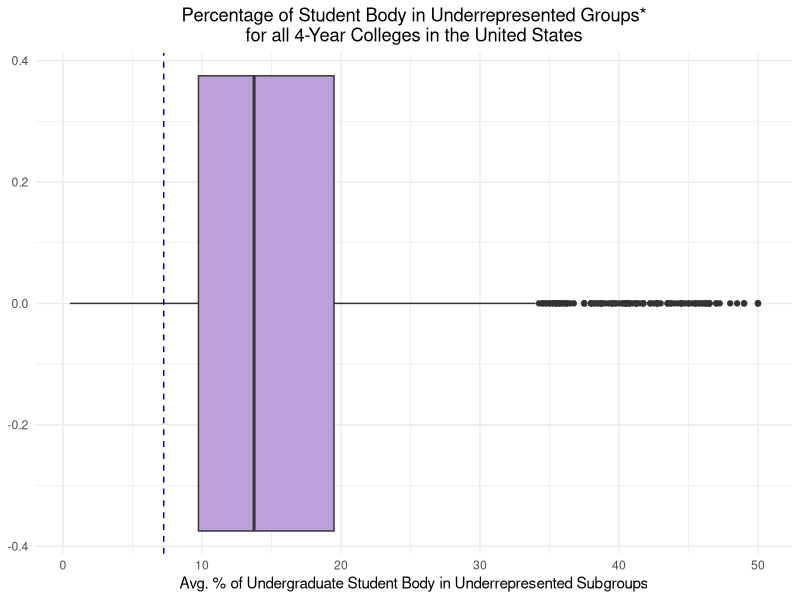
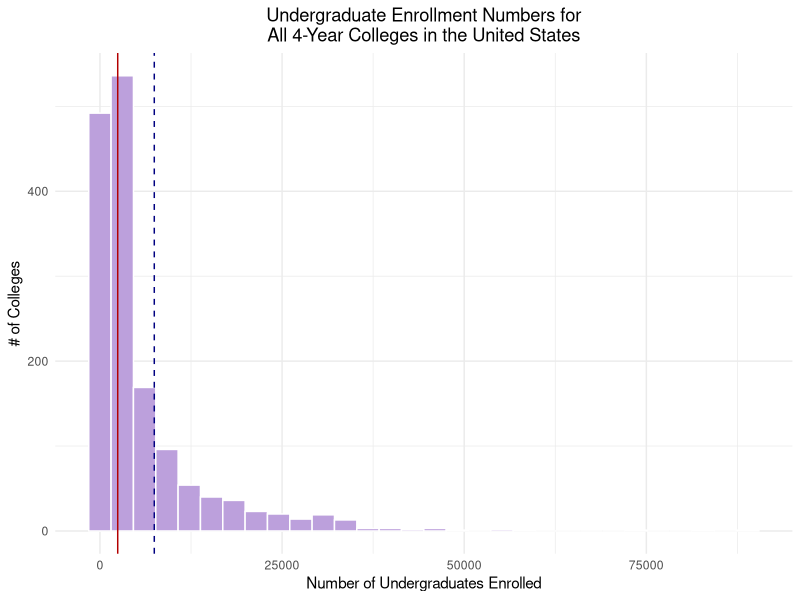
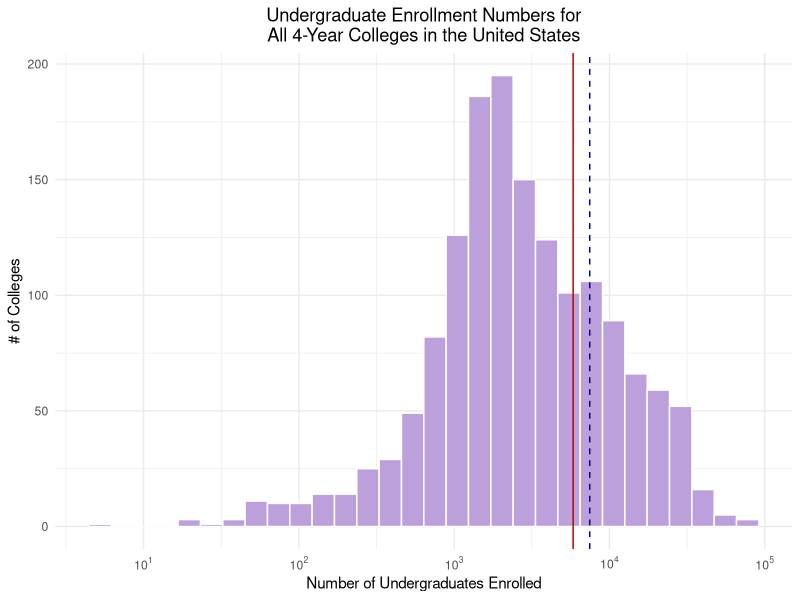
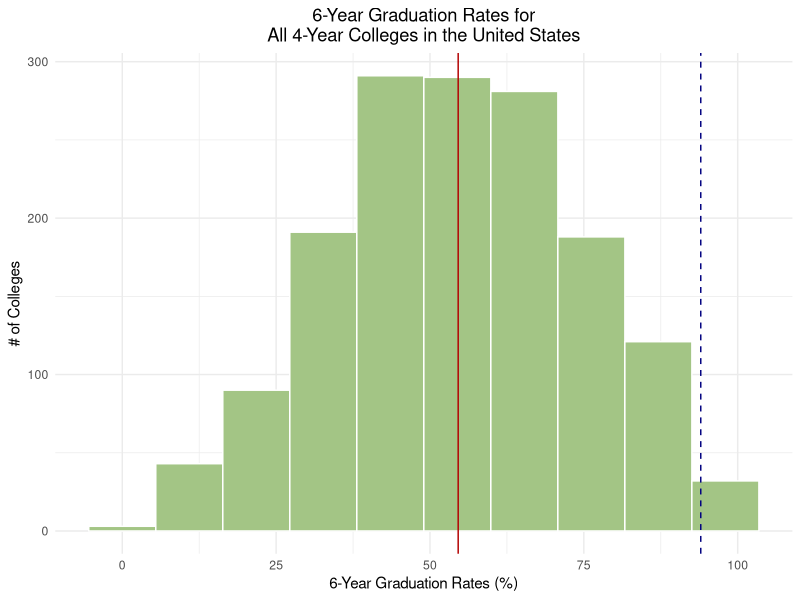
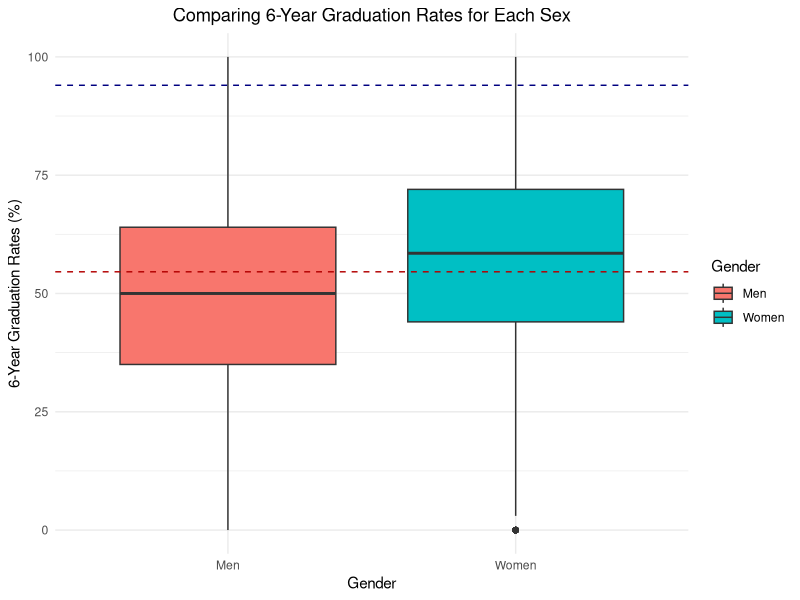
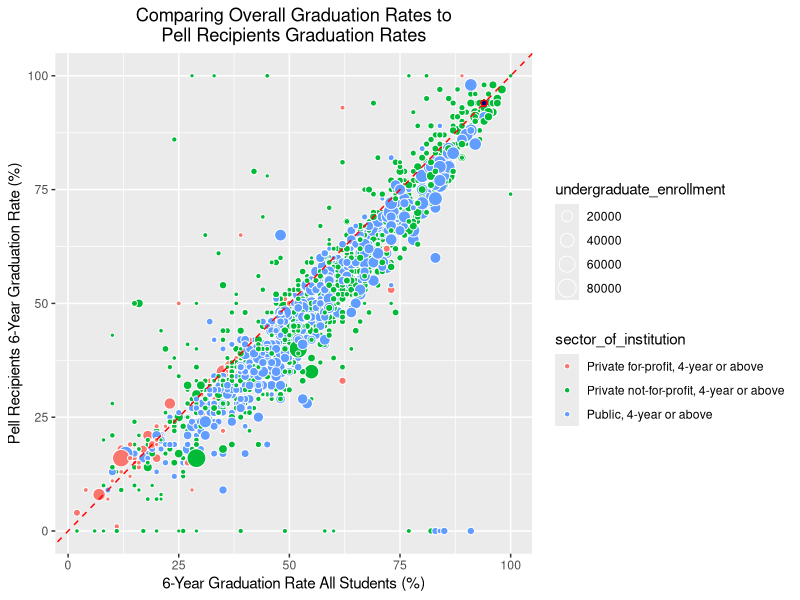
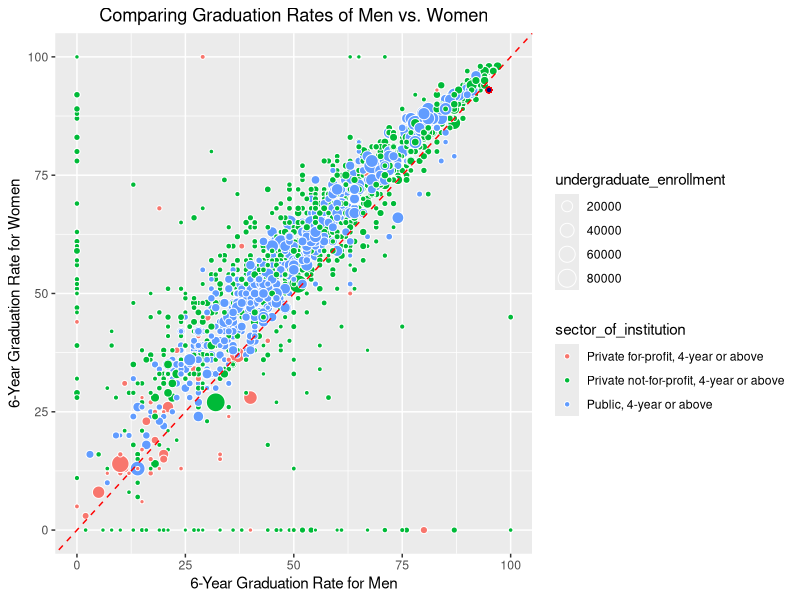
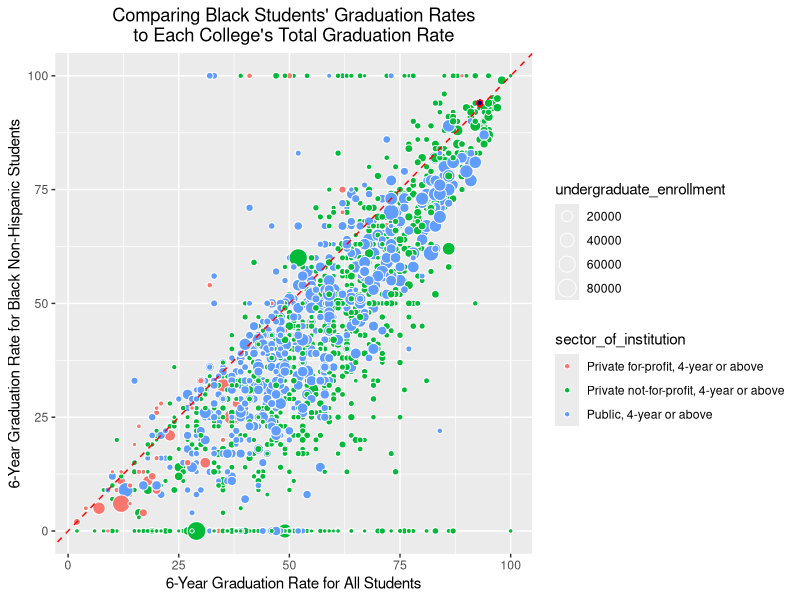

Write R code to recreate these figures, in order.
## ---- chunk 1
library(plyr)
library(tidyverse)
library(ggplot2)
library(gtools)

raw_df <- read.csv("../data/SY18-19_all_variables_Data.csv", check.names = FALSE)
df <- raw_df
value_mapping <- read.csv("../data/SY18-19_all_variables_ValueLabels.csv")

# convert the sector into the actual names
for (i in unique(value_mapping$VariableName)){
  temp_map_val <- value_mapping %>% subset(VariableName == i)
  df[[i]] <- mapvalues(df[[i]], from = temp_map_val$Value, to = temp_map_val$ValueLabel)
}

# clean up column names
colnames(df) <- gsub(" - ", "_", tolower(colnames(df)))
colnames(df) <- gsub("-|[[:space:]]+|/", "_", colnames(df))
colnames(df) <- gsub("\\(|\\)|\\:", "", colnames(df))
colnames(df) <- gsub("\\_(sfa1819|2018_19|drvgr2018|drvef2018|hd2018|2018_ef2018d|f1819|al2019|gasb_drvf2019|ic2018).*$", "", tolower(colnames(df)))
colnames(df) <- gsub("graduation_rate_bachelor_degree_within_6_years", "gradrate_ba_6yrs", colnames(df))

# combine the financial columns which were broken up for public and private schools into one
dupe_vals <- grep('value_of_endowment_assets_at_the_beginning_of_the_fiscal_year', colnames(df))
colnames(df)[dupe_vals[1]] <- 'value_of_endowment_assets_at_the_beginning_of_the_fiscal_year1'
colnames(df)[dupe_vals[2]] <- 'value_of_endowment_assets_at_the_beginning_of_the_fiscal_year2'

## ---- chunk 2
df$endowment_total <- ifelse(is.na(df$value_of_endowment_assets_at_the_beginning_of_the_fiscal_year1),
                             df$value_of_endowment_assets_at_the_beginning_of_the_fiscal_year2,
                             df$value_of_endowment_assets_at_the_beginning_of_the_fiscal_year1)
df$finances_spent_research <- ifelse(is.na(df$research_current_year_total),
                                     df$research_total_amount,
                                     df$research_current_year_total)
df$finances_spent_student_services <- ifelse(is.na(df$student_service_total_amount),
                                             df$student_services_current_year_total,
                                             df$student_service_total_amount)
df$finances_spent_public_service <- ifelse(is.na(df$public_service_current_year_total),
                                           df$public_service_total_amount,
                                           df$public_service_current_year_total)
df$finances_spent_academic_support <- ifelse(is.na(df$academic_support_current_year_total),
                                             df$academic_support_total_amount,
                                             df$academic_support_current_year_total)
df$finances_spent_instruction <- ifelse(is.na(df$instruction_current_year_total),
                                        df$instruction_total_amount,
                                        df$instruction_current_year_total)
df$revenue_total <- ifelse(is.na(df$total_revenues_and_investment_return_total),
                           df$total_all_revenues_and_other_additions,
                           df$total_revenues_and_investment_return_total)

drop_cols <- c('value_of_endowment_assets_at_the_beginning_of_the_fiscal_year1', 'value_of_endowment_assets_at_the_beginning_of_the_fiscal_year2', 'research_current_year_total', 'research_total_amount', 'student_service_total_amount', 'student_services_current_year_total', 'public_service_current_year_total', 'public_service_total_amount', 'academic_support_current_year_total', 'academic_support_total_amount', 'instruction_current_year_total', 'instruction_total_amount', 'total_revenues_and_investment_return_total', 'total_all_revenues_and_other_additions', '')

df <- df[, !(colnames(df) %in% drop_cols)]
## ---- chunk 3
# remove columns that have NA's
pre_df <- nrow(df)
print(paste("Total # of schools in dataset:", nrow(df)))

remove_any_nas <- c("undergraduate_enrollment",
                    "gradrate_ba_6yrs_total"
                    )

for (i in remove_any_nas){
  df <- df %>% subset(!(is.na(df[[i]]) | (df[[i]] == 0)))
}

# for each subgroup, if they have students from that group, they should also have a graduation rate
enroll_grad <- c("percent_of_undergraduate_enrollment_that_are_black_or_african_american" = "gradrate_ba_6yrs_black_non_hispanic",
                    "percent_of_undergraduate_enrollment_that_are_hispanic_latino" = "gradrate_ba_6yrs_hispanic",
                    "percent_of_undergraduate_enrollment_that_are_american_indian_or_alaska_native" = "gradrate_ba_6yrs_american_indian_or_alaska_native",
                    "percent_of_undergraduate_students_awarded_pell_grants" = "pell_grant_recipients_overall_graduation_rate_within_150_percent_of_normal_time"
                 )

for (i in names(enroll_grad)){
  df <- df %>% subset(ifelse(!is.na(df[[i]]) & (df[[i]] != 0),
                             !is.na(df[[enroll_grad[[i]]]]),
                             TRUE))
}


# remove any rows if they do not have *any* students from underrepresented groups
df <- df %>% mutate(across(where(is.numeric), ~replace_na(.x, 0))) %>% mutate(sum_subgroups = percent_of_undergraduate_enrollment_that_are_black_or_african_american + percent_of_undergraduate_enrollment_that_are_hispanic_latino + percent_of_undergraduate_students_awarded_pell_grants + percent_of_undergraduate_enrollment_that_are_american_indian_or_alaska_native)

# remove any schools where there are no underrepresented subgroups
df <- df %>% subset(sum_subgroups != 0)

# compute mean
df <- df %>% mutate(mean_subgroups = (percent_of_undergraduate_enrollment_that_are_black_or_african_american + percent_of_undergraduate_enrollment_that_are_hispanic_latino + percent_of_undergraduate_students_awarded_pell_grants + percent_of_undergraduate_enrollment_that_are_american_indian_or_alaska_native)/4)

# convert mean subgroups to quantiles
df <- df %>% mutate(diversity_quantiles = quantcut(df$mean_subgroups, q = 4, na.rm = TRUE))
df$diversity_quantiles <- mapvalues(df$diversity_quantiles,
                                    from = sort(unique(quantcut(df$mean_subgroups, q = 4, na.rm = TRUE))),
                                    to = paste("diversity quantile", 1:4))

# convert the sector into the actual names
for (i in unique(value_mapping$VariableName)){
  temp_map_val <- value_mapping %>% subset(VariableName == i)
  df[[i]] <- mapvalues(df[[i]], from = temp_map_val$Value, to = temp_map_val$ValueLabel)
}


paste("Removed", pre_df-nrow(df), "rows with missing undergraduate enrollment and graduation rates data.")
paste("Total # of schools for analysis:", nrow(df))

write.csv(df, "../data/all_data_merged_df(NEW).csv", row.names = FALSE)

## ---- chunk 4
gtown <- df %>% subset(institution_name == 'Georgetown University')
gtown
## ---- chunk 5
# mean of underrepresneted group makeup of the populations size histogram
df %>% ggplot(aes(x=mean_subgroups)) + geom_boxplot(fill = "#bca0dc") + ggtitle("Percentage of Student Body in Underrepresented Groups*\nfor all 4-Year Colleges in the United States") + xlab("Avg. % of Undergraduate Student Body in Underrepresented Subgroups") + theme_minimal() +  theme(plot.title = element_text(hjust = 0.5)) + geom_vline(xintercept=gtown$mean_subgroups, color='#000080', linetype = "dashed")

# geom_boxplot(aes(x=variable, y=value, fill=variable))

head(df %>% arrange(desc(sum_subgroups)) %>% select(institution_name, sum_subgroups))
## ---- chunk 6
# enrollemnt size histogram
df %>% ggplot(aes(x=undergraduate_enrollment)) + geom_histogram(position="stack", col = "white", fill = "#bca0dc") + ggtitle("Undergraduate Enrollment Numbers for\nAll 4-Year Colleges in the United States") + xlab("Number of Undergraduates Enrolled") + ylab("# of Colleges") + geom_vline(xintercept=median(df$undergraduate_enrollment), color='#b30000') + theme_minimal() +  theme(plot.title = element_text(hjust = 0.5)) + geom_vline(xintercept=gtown$undergraduate_enrollment, color='#000080', linetype = "dashed")
## ---- chunk 7
# look into outliers
df %>% subset(undergraduate_enrollment > 40000) %>% select(institution_name, undergraduate_enrollment, all_programs_offered_completely_via_distance_education, percent_of_undergraduate_students_enrolled_exclusively_in_distance_education_courses) %>% arrange(desc(undergraduate_enrollment))
# found out that these are all online colleges. question - would we want to include entirely online colleges? we should at least pull in that data point
## ---- chunk 8
library(scales)
# redo histogram by taking log enrollment
df %>% ggplot(aes(x=undergraduate_enrollment)) + scale_x_log10(breaks = trans_breaks("log10", function(x) 10^x), labels = trans_format("log10", math_format(10^.x))) + geom_histogram(position="stack", col = "white", fill = "#bca0dc") + ggtitle("Undergraduate Enrollment Numbers for\nAll 4-Year Colleges in the United States") + xlab("Number of Undergraduates Enrolled") + ylab("# of Colleges") + geom_vline(xintercept=mean(df$undergraduate_enrollment), color='#b30000') + theme_minimal() +  theme(plot.title = element_text(hjust = 0.5)) + geom_vline(xintercept=gtown$undergraduate_enrollment, color='#000080', linetype = "dashed")

## ---- chunk 9
# graduation rates histogram
df %>% ggplot(aes(x=gradrate_ba_6yrs_total)) + geom_histogram(position="stack", col = "white", fill = "#a3c585", bins = 10) + ggtitle("6-Year Graduation Rates for\nAll 4-Year Colleges in the United States") + xlab("6-Year Graduation Rates (%)") + ylab("# of Colleges") + geom_vline(xintercept=mean(df$gradrate_ba_6yrs_total), color='#b30000') + theme_minimal() +  theme(plot.title = element_text(hjust = 0.5)) + geom_vline(xintercept=gtown$gradrate_ba_6yrs_total, color='#000080', linetype = "dashed")

## ---- chunk 10
# look out graduate rate outliers

df %>% subset(gradrate_ba_6yrs_total < 10) %>% select(institution_name, undergraduate_enrollment, sector_of_institution, institutional_category, gradrate_ba_6yrs_total, gradrate_ba_6yrs_black_non_hispanic, gradrate_ba_6yrs_white_non_hispanic)
## ---- chunk 11
library(reshape2)
library(ggplot2)

ggplot(melt(rename(df, Men = gradrate_ba_6yrs_men, Women = gradrate_ba_6yrs_women), id.vars = 'unitid', measure.vars = c('Men', 'Women'))) + geom_boxplot(aes(x=variable, y=value, fill=variable)) + ggtitle("Comparing 6-Year Graduation Rates for Each Sex")  + xlab("Gender") + ylab("6-Year Graduation Rates (%)") +  geom_hline(yintercept=mean(df$gradrate_ba_6yrs_total), color='#b30000', linetype ='dashed') + theme_minimal() +  theme(plot.title = element_text(hjust = 0.5)) + scale_fill_discrete(name = 'Gender') + geom_hline(yintercept=gtown$gradrate_ba_6yrs_total, color='#000080', linetype = "dashed")

## ---- chunk 12
# any points above the red dotted lines are schools where Pell-Grant recipients are graduating at *higher* rates than the general student body
# we added the dimension of school size to the mix and as you can see, majority of the schools where Pell-Grant recipients are graduating at much higher rates than the general student body are smaller sized schools
ggplot(df, aes(x=gradrate_ba_6yrs_total, y=pell_grant_recipients_overall_graduation_rate_within_150_percent_of_normal_time, color = sector_of_institution)) + 
  geom_point(aes(size=undergraduate_enrollment, fill = sector_of_institution), colour="white",pch=21) + geom_abline(intercept=0, slope=1, linetype='dashed', color='red') + labs(y='Pell Recipients 6-Year Graduation Rate (%)', x='6-Year Graduation Rate All Students (%)') + ggtitle("Comparing Overall Graduation Rates to\nPell Recipients Graduation Rates") + theme_gray() +  theme(plot.title = element_text(hjust = 0.5)) + geom_point(aes(gtown$gradrate_ba_6yrs_total, gtown$pell_grant_recipients_overall_graduation_rate_within_150_percent_of_normal_time), fill='#000080', colour="red", pch=21)

paste("There are", sum(df$pell_grant_recipients_overall_graduation_rate_within_150_percent_of_normal_time > df$gradrate_ba_6yrs_total), "schools where Pell-Grant recipients graduate at higher rates than that school's overall population.")

# create a derived field that indicates whether pell students are doing about the same or better than overall student body
df <- df %>% mutate(pell_above_avg = pell_grant_recipients_overall_graduation_rate_within_150_percent_of_normal_time >= gradrate_ba_6yrs_total)
## ---- chunk 13
# any points above the red dotted lines are schools where women graduate at higher rates than men
ggplot(df, aes(y=gradrate_ba_6yrs_women, x=gradrate_ba_6yrs_men, color = sector_of_institution)) + 
  geom_point(aes(size=undergraduate_enrollment, fill = sector_of_institution), colour="white",pch=21) + geom_abline(intercept=0, slope=1, linetype='dashed', color='red') + labs(x='6-Year Graduation Rate for Men', y='6-Year Graduation Rate for Women') + ggtitle("Comparing Graduation Rates of Men vs. Women") + theme_gray() +  theme(plot.title = element_text(hjust = 0.5)) + geom_point(aes(gtown$gradrate_ba_6yrs_women, gtown$gradrate_ba_6yrs_men), fill='#000080', colour="red", pch=21)

# create a derived field that indicates whether women and men are graduating at the same rates
df <- df %>% mutate(women_above_avg = gradrate_ba_6yrs_women >= gradrate_ba_6yrs_men)
## ---- chunk 14
# any points above the red dotted lines are schools where black students graduate at higher rates than white students
ggplot(df, aes(y=gradrate_ba_6yrs_black_non_hispanic, x=gradrate_ba_6yrs_total)) + 
  geom_point(aes(size=undergraduate_enrollment, fill = sector_of_institution), colour="white", pch=21) + geom_abline(intercept=0, slope=1, linetype='dashed', color='red') + labs(x='6-Year Graduation Rate for All Students', y='6-Year Graduation Rate for Black Non-Hispanic Students') + ggtitle("Comparing Black Students' Graduation Rates\nto Each College's Total Graduation Rate") + theme_gray() +  theme(plot.title = element_text(hjust = 0.5)) + geom_point(aes(gtown$gradrate_ba_6yrs_black_non_hispanic, gtown$gradrate_ba_6yrs_total), fill='#000080', colour="red", pch=21)

paste("There are", sum(df$gradrate_ba_6yrs_black_non_hispanic > df$gradrate_ba_6yrs_total), "schools where Black students graduate at higher rates than White students.")

# create a derived field that indicates whether black students are graduating at the same rates at the school avg
df <- df %>% mutate(black_above_avg = gradrate_ba_6yrs_black_non_hispanic >= gradrate_ba_6yrs_total)
## ---- chunk 15
# any points above the red dotted lines are schools where hispanic students graduate at higher rates than white students
ggplot(df, aes(y=gradrate_ba_6yrs_hispanic, x=gradrate_ba_6yrs_total, color = sector_of_institution)) + 
  geom_point(aes(size=undergraduate_enrollment, fill = sector_of_institution), colour="white",pch=21) + geom_abline(intercept=0, slope=1, linetype='dashed', color='red') + labs(x='6-Year Graduation Rate for All Students', y='6-Year Graduation Rate for Hispanic Students') + ggtitle("Comparing Hispanic Students' Graduation Rates\nto Each College's Total Graduation Rate") + theme_gray() +  theme(plot.title = element_text(hjust = 0.5)) + geom_point(aes(gtown$gradrate_ba_6yrs_hispanic, gtown$gradrate_ba_6yrs_total), fill='#000080', colour="red", pch=21)

paste("There are", sum(df$gradrate_ba_6yrs_hispanic > df$gradrate_ba_6yrs_total), "schools where Hispanic/Latinx students graduate at higher rates than White students.")


# create a derived field that indicates whether hispanic students are graduating at the same rates at the school avg
df <- df %>% mutate(hispanic_above_avg = gradrate_ba_6yrs_hispanic >= gradrate_ba_6yrs_total)
## ---- chunk 16

hist(df$gradrate_ba_6yrs_american_indian_or_alaska_native)
print(sum(!is.na(df$gradrate_ba_6yrs_american_indian_or_alaska_native)))

# any points above the red dotted lines are schools where hispanic students graduate at higher rates than white students
ggplot(df, aes(y=gradrate_ba_6yrs_american_indian_or_alaska_native, x=gradrate_ba_6yrs_total, color = sector_of_institution)) + geom_point(aes(size=undergraduate_enrollment, fill = sector_of_institution), colour="white",pch=21) + geom_abline(intercept=0, slope=1, linetype='dashed', color='red') + labs(x='6-Year Graduation Rate for White Non-Hispanic Students', y='6-Year Graduation Rate for\nAmerican Indian or Alaska Native Students (%)') + ggtitle("Comparing Native American Students'\nGraduation Rates to Each College's\nTotal Graduation Rate (%)") + theme_gray() +  theme(plot.title = element_text(hjust = 0.5)) + geom_point(aes(gtown$gradrate_ba_6yrs_american_indian_or_alaska_native, gtown$gradrate_ba_6yrs_total), fill='#000080', colour="red", pch=21)


paste("There are", sum(df$gradrate_ba_6yrs_american_indian_or_alaska_native > df$gradrate_ba_6yrs_total), "schools where Native American students graduate at higher rates than White students.")


## ---- chunk 17
# see how many schools are ones in which underrepresented students are doing the same or better as the general student body
df <- df %>% mutate(underrepresented_above_avg = hispanic_above_avg & pell_above_avg & women_above_avg & black_above_avg)

print(table(df$underrepresented_above_avg))

subgroups_success_df <- df %>% subset(underrepresented_above_avg==TRUE)

# df %>% subset(underrepresented_above_avg == TRUE) %>% ggplot(aes(x=gradrate_ba_6yrs_total,fill = underrepresented_above_avg)) + geom_histogram(position="stack", col = "white") + ggtitle("Seeing Graduation Rates for Schools\nWhere Underrepresented Demographics Perform\nin par w/ Rest of Student Body") + xlab("Graduation Rate") + ylab("# of Colleges") + geom_vline(xintercept=median(df$gradrate_ba_6yrs_total), color='#b30000') + theme_minimal() +  theme(plot.title = element_text(hjust = 0.5)) + geom_vline(xintercept=gtown$gradrate_ba_6yrs_total, color='#000080', linetype = "dashed")


df %>% ggplot(aes(x=underrepresented_above_avg, fill = underrepresented_above_avg)) + geom_bar(position="stack", col = "white") + ggtitle("Seeing Graduation Rates for Schools\nWhere Underrepresented Demographics Perform\nin par w/ Rest of Student Body") + xlab("Graduation Rate") + ylab("# of Colleges") + geom_vline(xintercept=median(df$gradrate_ba_6yrs_total), color='#b30000') + theme_minimal() +  theme(plot.title = element_text(hjust = 0.5)) + geom_vline(xintercept=gtown$gradrate_ba_6yrs_total, color='#000080', linetype = "dashed")

df %>% ggplot(aes(x=hispanic_above_avg, fill = hispanic_above_avg)) + geom_bar(position="stack", col = "white") + ggtitle("Seeing Graduation Rates for Schools\nWhere Hispanic/Latinx Students Perform\nin par w/ Rest of Student Body") + xlab("Graduation Rate") + ylab("# of Colleges") + geom_vline(xintercept=median(df$gradrate_ba_6yrs_total), color='#b30000') + theme_minimal() +  theme(plot.title = element_text(hjust = 0.5)) + geom_vline(xintercept=gtown$gradrate_ba_6yrs_total, color='#000080', linetype = "dashed")

df %>% ggplot(aes(x=black_above_avg, fill = black_above_avg)) + geom_bar(position="stack", col = "white") + ggtitle("Seeing Graduation Rates for Schools\nWhere Black Students Perform\nin par w/ Rest of Student Body") + xlab("Graduation Rate") + ylab("# of Colleges") + geom_vline(xintercept=median(df$gradrate_ba_6yrs_total), color='#b30000') + theme_minimal() +  theme(plot.title = element_text(hjust = 0.5)) + geom_vline(xintercept=gtown$gradrate_ba_6yrs_total, color='#000080', linetype = "dashed")

df %>% ggplot(aes(x=pell_above_avg, fill = pell_above_avg)) + geom_bar(position="stack", col = "white") + ggtitle("Seeing Graduation Rates for Schools\nWhere Low-Income Students Perform\nin par w/ Rest of Student Body") + xlab("Graduation Rate") + ylab("# of Colleges") + geom_vline(xintercept=median(df$gradrate_ba_6yrs_total), color='#b30000') + theme_minimal() +  theme(plot.title = element_text(hjust = 0.5)) + geom_vline(xintercept=gtown$gradrate_ba_6yrs_total, color='#000080', linetype = "dashed")
## ---- chunk 18
subgroups_success_df %>% ggplot(aes(x=sector_of_institution, fill = sector_of_institution)) + geom_bar(position="stack", col = "white") + ggtitle("Sector of Institution") + xlab("Graduation Rate") + ylab("# of Colleges") + geom_vline(xintercept=median(df$gradrate_ba_6yrs_total), color='#b30000') + theme_minimal() +  theme(plot.title = element_text(hjust = 0.5)) + geom_vline(xintercept=gtown$gradrate_ba_6yrs_total, color='#000080', linetype = "dashed")

subgroups_success_df %>% ggplot(aes(x=undergraduate_enrollment)) + scale_x_log10(breaks = trans_breaks("log10", function(x) 10^x), labels = trans_format("log10", math_format(10^.x))) + geom_histogram(position="stack", col = "white", fill = "#bca0dc", bins=5) + ggtitle("Undergraduate Enrollment Numbers for\nAll 4-Year Colleges in the United States") + xlab("Number of Undergraduates Enrolled") + ylab("# of Colleges") + geom_vline(xintercept=mean(df$undergraduate_enrollment), color='#b30000') + theme_minimal() +  theme(plot.title = element_text(hjust = 0.5)) + geom_vline(xintercept=gtown$undergraduate_enrollment, color='#000080', linetype = "dashed")
## ---- chunk 19
df %>%
  ggplot( aes(x = underrepresented_above_avg, y = gradrate_ba_6yrs_total, fill=underrepresented_above_avg)) +
  geom_boxplot() +ggtitle("Comparing Graduation Rates at Institutions where\nUnderrepresented Students Succeed")


df %>%
  ggplot( aes(x = hispanic_above_avg, y = gradrate_ba_6yrs_total, fill=hispanic_above_avg)) +
  geom_boxplot() +ggtitle("Comparing Graduation Rates at Institutions where\nHispanic/Latinx Students Succeed")

df %>%
  ggplot( aes(x = black_above_avg, y = gradrate_ba_6yrs_total, fill=black_above_avg)) +
  geom_boxplot() +ggtitle("Comparing Graduation Rates at Institutions where\nBlack Students Succeed")

df %>%
  ggplot( aes(x = pell_above_avg, y = gradrate_ba_6yrs_total, fill=pell_above_avg)) +
  geom_boxplot() +ggtitle("Comparing Graduation Rates at Institutions where\nLow-Income Students Succeed")
## ---- chunk 20
# avg amount of federal, state, local, institutional sums up all institutional aid a student can get
# total price for in state tution, off campus. in state vs. out of state typically only counts for public schools. low-income students are highly unlikely to attend an out of state public school
df <- df %>% mutate(cost_metric = ifelse(is.na(total_price_for_in_state_students_living_off_campus_not_with_family) | total_price_for_in_state_students_living_off_campus_not_with_family == 0,
                                         total_price_for_in_state_students_living_on_campus,
                                         total_price_for_in_state_students_living_off_campus_not_with_family))

df <- df %>% mutate(percent_covered_aid = average_amount_of_federal_state_local_institutional_or_other_sources_of_grant_aid_awarded_to_undergraduate_students/cost_metric) %>% mutate(percent_covered_aid = ifelse(cost_metric==0, 1, percent_covered_aid))

hist(df$percent_covered_aid)
boxplot(df$percent_covered_aid)

pell_df <- df %>% subset(pell_above_avg==TRUE)


nrow(pell_df)

hist(df$average_amount_pell_grant_aid_awarded_to_undergraduate_students)
hist(df$percent_of_undergraduate_students_awarded_pell_grants)
boxplot(df$average_net_price_income_0_30_000_students_awarded_title_iv_federal_financial_aid)
## ---- chunk 21
mean_aid <- mean(df$percent_covered_aid, na.rm=TRUE)
df <- df %>% mutate(above_avg_aid = ifelse(percent_covered_aid > mean_aid, "above avg. aid", "avg. aid or below"))
print(table(df$above_avg_aid))

# get georgetown value
gtown <- df %>% subset(institution_name == 'Georgetown University')
print(gtown$percent_covered_aid)

df %>%
  ggplot( aes(x = above_avg_aid, y = pell_grant_recipients_overall_graduation_rate_within_150_percent_of_normal_time, fill=above_avg_aid)) +
  geom_boxplot() + ggtitle("Low-Income Grad Rates at Schools w/\nDifferent Financial Aid Coverage")

# null hypothesis: the average graduation rate for pell students at schools where the average aid given covers more than the median amount is the same as schools where average aid is median amount or less
# alternative hypothesis: the average graduation rate for pell students at schools where the average aid given covers more than the median amount is MORE than schools where average aid is median amount or less
t.test(pell_grant_recipients_overall_graduation_rate_within_150_percent_of_normal_time ~ above_avg_aid,
       data = df,
       alternative = "greater")
## ---- chunk 22
(mean_latinx <- mean(df$percent_of_undergraduate_enrollment_that_are_hispanic_latino, na.rm=TRUE))

df <- df %>% mutate(diverse_latinx =  ifelse(percent_of_undergraduate_enrollment_that_are_hispanic_latino > mean_latinx,
                                               'latinx diverse',
                                               'not latinx diverse'))

df %>%
  ggplot( aes(x = diverse_latinx, y = gradrate_ba_6yrs_hispanic, fill=diverse_latinx)) +
  geom_boxplot() + ggtitle("Hispanic/Latinx Grad Rates at Schools w/\nDifferent Hispanic/Latinx Populations")


# null hypothesis: the average graduation rate for latinx students at schools where the demographic is above avg. latinx population is the same as schools where latinx population is avg
# alternative hypothesis: the average graduation rate for latinx students at schools where the demographic is above avg. latinx population is MORE THAN at schools where latinx population is avg
t.test(gradrate_ba_6yrs_hispanic ~ diverse_latinx,
       data = df,
       alternative = "greater")
## ---- chunk 23
(mean_black <- mean(df$percent_of_undergraduate_enrollment_that_are_black_or_african_american, na.rm=TRUE))

df <- df %>% mutate(diverse_black =  ifelse(percent_of_undergraduate_enrollment_that_are_black_or_african_american > mean_black,
                                               'black/aa diverse',
                                               'not black/aa diverse'))
print(table(df$diverse_black))

df %>%
  ggplot( aes(x = diverse_black, y = gradrate_ba_6yrs_black_non_hispanic, fill=diverse_black)) +
  geom_boxplot() + ggtitle("Black/African American Grad Rates at Schools w/\nDifferent Black/African American Populations")


# null hypothesis: the average graduation rate for black / african american students at schools where the demographic is above avg. black / african american population is the same as schools where black / african american population is avg
# alternative hypothesis: the average graduation rate for black / african american students at schools where the demographic is above avg. black / african american population is MORE THAN at schools where black / african american population is avg
t.test(gradrate_ba_6yrs_black_non_hispanic ~ diverse_black,
       data = df,
       alternative = "less")
## ---- chunk 24
(mean_native <- mean(df$percent_of_undergraduate_enrollment_that_are_american_indian_or_alaska_native, na.rm=TRUE))

df <- df %>% mutate(diverse_native =  ifelse(percent_of_undergraduate_enrollment_that_are_american_indian_or_alaska_native > mean_native,
                                               'american indian/native diverse',
                                               'not american indian/native diverse'))

print(table(df$diverse_native))

df %>%
  ggplot( aes(x = diverse_native, y = gradrate_ba_6yrs_american_indian_or_alaska_native, fill=diverse_native)) +
  geom_boxplot() + ggtitle("American Indian/Native American Grad Rates at Schools w/\nDifferent American Indian/Native American Populations")

# null hypothesis: the average graduation rate for american indian/native american students at schools where the demographic is above avg. american indian/native american population is the same as schools where american indian/native american population is avg
# alternative hypothesis: the average graduation rate for american indian/native american students at schools where the demographic is above avg. american indian/native american population is MORE THAN at schools where american indian/native american population is avg
t.test(gradrate_ba_6yrs_american_indian_or_alaska_native ~ diverse_native,
       data = df,
       alternative = "greater")
